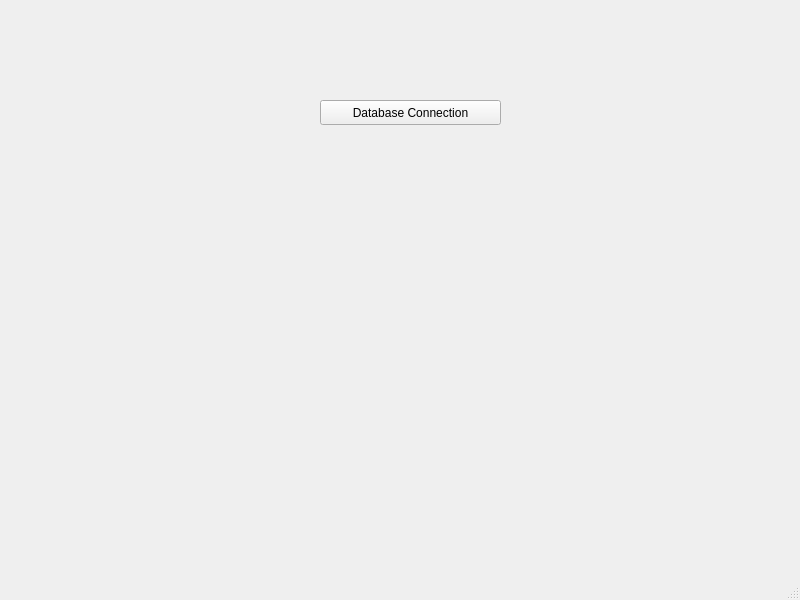
<?xml version="1.0" encoding="UTF-8"?>
<ui version="4.0">
 <class>MainWindow</class>
 <widget class="QMainWindow" name="MainWindow">
  <property name="geometry">
   <rect>
    <x>0</x>
    <y>0</y>
    <width>800</width>
    <height>600</height>
   </rect>
  </property>
  <property name="windowTitle">
   <string>MainWindow</string>
  </property>
  <widget class="QWidget" name="centralwidget">
   <widget class="QPushButton" name="pushButton">
    <property name="geometry">
     <rect>
      <x>320</x>
      <y>100</y>
      <width>181</width>
      <height>25</height>
     </rect>
    </property>
    <property name="text">
     <string>Database Connection</string>
    </property>
   </widget>
  </widget>
  <widget class="QMenuBar" name="menubar">
   <property name="geometry">
    <rect>
     <x>0</x>
     <y>0</y>
     <width>800</width>
     <height>22</height>
    </rect>
   </property>
  </widget>
  <widget class="QStatusBar" name="statusbar"/>
 </widget>
 <resources/>
 <connections/>
</ui>
